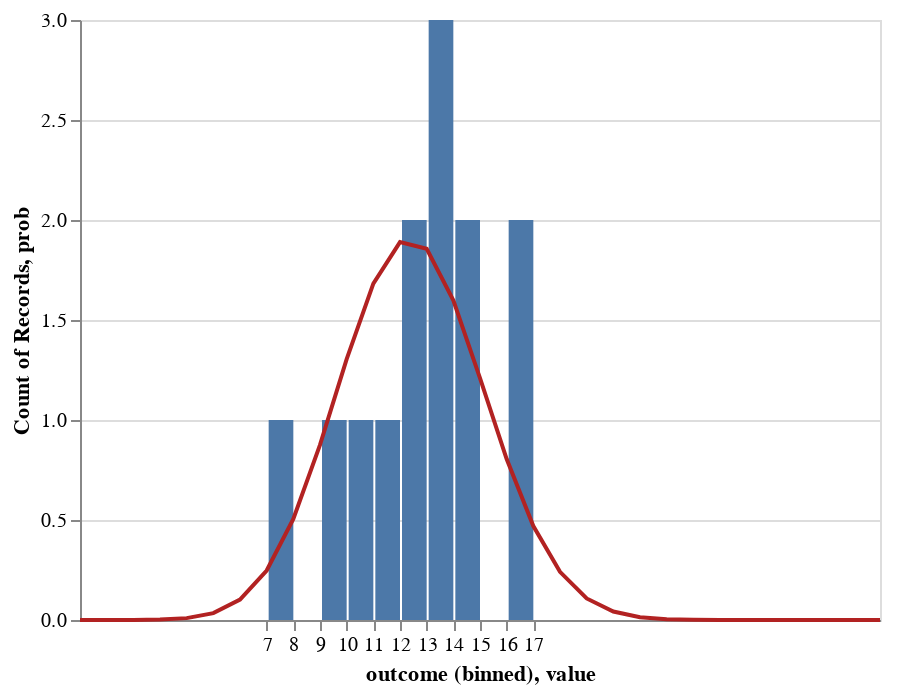

Write notebook code for a chart like this one.
### Code cell
k_vals = range(0,31)
k_probs = [num_people_clean * stats.binom.pmf(k = k, n = num_flips, p = 0.415) for k in k_vals]
binom_dist_df = pd.DataFrame({"value": k_vals,
                              "prob": k_probs})

fig_2_a = (alt
           .Chart(head_counts_clean)
           .mark_bar()
           .encode(alt.X("outcome:Q", bin = True),y = 'count()'))

fig_2_b = (alt
           .Chart(binom_dist_df)
           .mark_line(color= "firebrick")
           .encode(x = "value", y = "prob"))

fig_2_a + fig_2_b

### Figure 1 — Vega-Lite specification as saved in the notebook (floating-point values rounded to 4 significant figures)
{"$schema": "https://vega.github.io/schema/vega-lite/v2.6.0.json", "config": {"view": {"height": 300, "width": 400}}, "datasets": {"data-651c4f148c5a2518b55f662c52a2ece8": [{"name": 0, "outcome": 9}, {"name": 1, "outcome": 13}, {"name": 2, "outcome": 17}, {"name": 3, "outcome": 17}, {"name": 4, "outcome": 14}, {"name": 5, "outcome": 7}, {"name": 6, "outcome": 13}, {"name": 7, "outcome": 13}, {"name": 8, "outcome": 12}, {"name": 9, "outcome": 14}, {"name": 10, "outcome": 10}, {"name": 11, "outcome": 11}, {"name": 12, "outcome": 12}], "data-9fc575678913ae2cd8cec04951321779": [{"prob": 1.345e-06, "value": 0}, {"prob": 2.862e-05, "value": 1}, {"prob": 0.0002944, "value": 2}, {"prob": 0.001949, "value": 3}, {"prob": 0.009333, "value": 4}, {"prob": 0.03443, "value": 5}, {"prob": 0.1018, "value": 6}, {"prob": 0.2475, "value": 7}, {"prob": 0.5048, "value": 8}, {"prob": 0.8754, "value": 9}, {"prob": 1.304, "value": 10}, {"prob": 1.682, "value": 11}, {"prob": 1.889, "value": 12}, {"prob": 1.856, "value": 13}, {"prob": 1.599, "value": 14}, {"prob": 1.21, "value": 15}, {"prob": 0.8045, "value": 16}, {"prob": 0.47, "value": 17}, {"prob": 0.2408, "value": 18}, {"prob": 0.1079, "value": 19}, {"prob": 0.0421, "value": 20}, {"prob": 0.01422, "value": 21}, {"prob": 0.004127, "value": 22}, {"prob": 0.001018, "value": 23}, {"prob": 0.0002107, "value": 24}, {"prob": 3.587e-05, "value": 25}, {"prob": 4.894e-06, "value": 26}, {"prob": 5.143e-07, "value": 27}, {"prob": 3.909e-08, "value": 28}, {"prob": 1.913e-09, "value": 29}, {"prob": 4.523e-11, "value": 30}]}, "layer": [{"data": {"name": "data-651c4f148c5a2518b55f662c52a2ece8"}, "encoding": {"x": {"bin": true, "field": "outcome", "type": "quantitative"}, "y": {"aggregate": "count", "type": "quantitative"}}, "mark": "bar"}, {"data": {"name": "data-9fc575678913ae2cd8cec04951321779"}, "encoding": {"x": {"field": "value", "type": "quantitative"}, "y": {"field": "prob", "type": "quantitative"}}, "mark": {"color": "firebrick", "type": "line"}}]}
